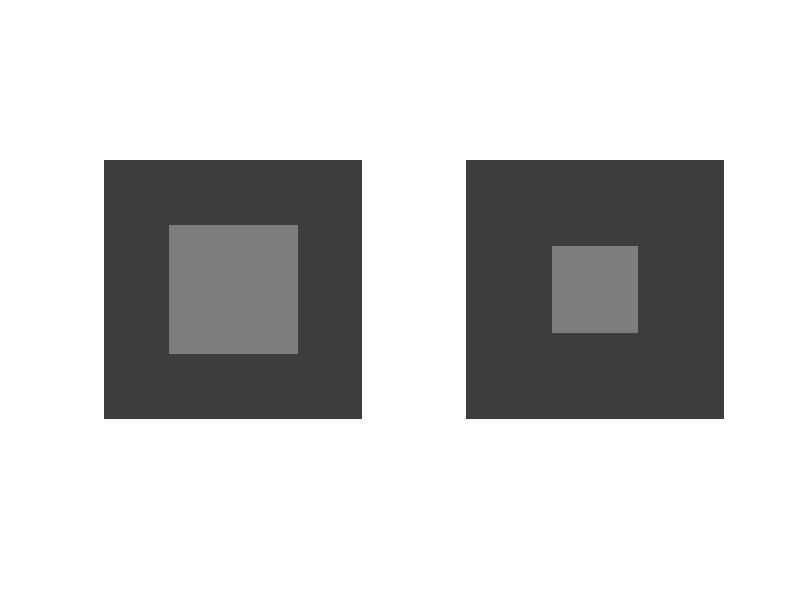
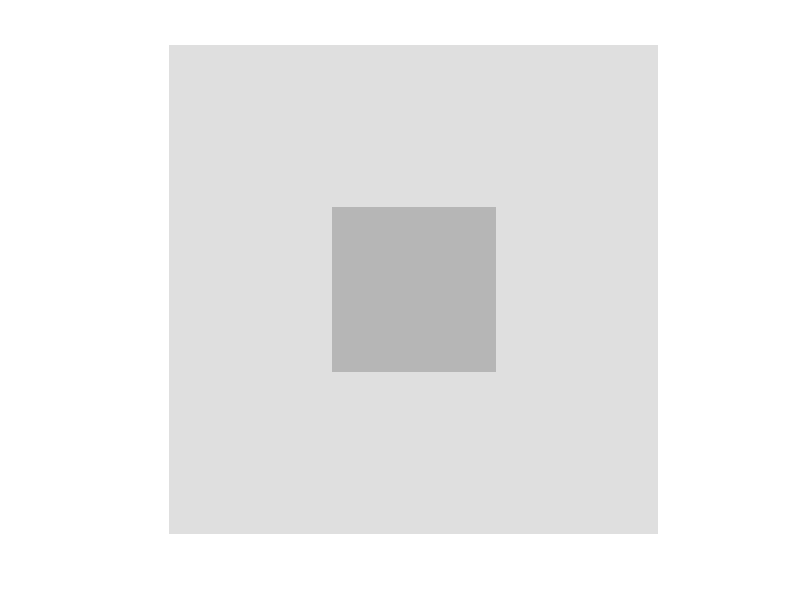

MATLAB code to generate these figures, in order:
%%
close all;
clc;
I1=63/255*ones(8);
I1(3:6,3:6)=127/255*ones(4);
I2=223/255*ones(8);
I2(3:6,3:6)=127/255*ones(4);
subplot(1,2,1)
imshow(I1)
subplot(1,2,2)
imshow(I2)
%%
clear all;

A1=63*ones(85,256);
A2=cat(2,63*ones(86,85),127*ones(86),63*ones(86,85));
A=cat(1,A1,A2,A1);

B1=223*ones(85,256);
B2=cat(2,223*ones(86,85),127*ones(86),223*ones(86,85));
B=cat(1,B1,B2,B1);

B1=223*ones(85,256);
B2=cat(2,223*ones(86,85),180*ones(86),223*ones(86,85));
B=cat(1,B1,B2,B1);

imshow(A,[0 255]);
figure(2);
imshow(B,[0 255]);